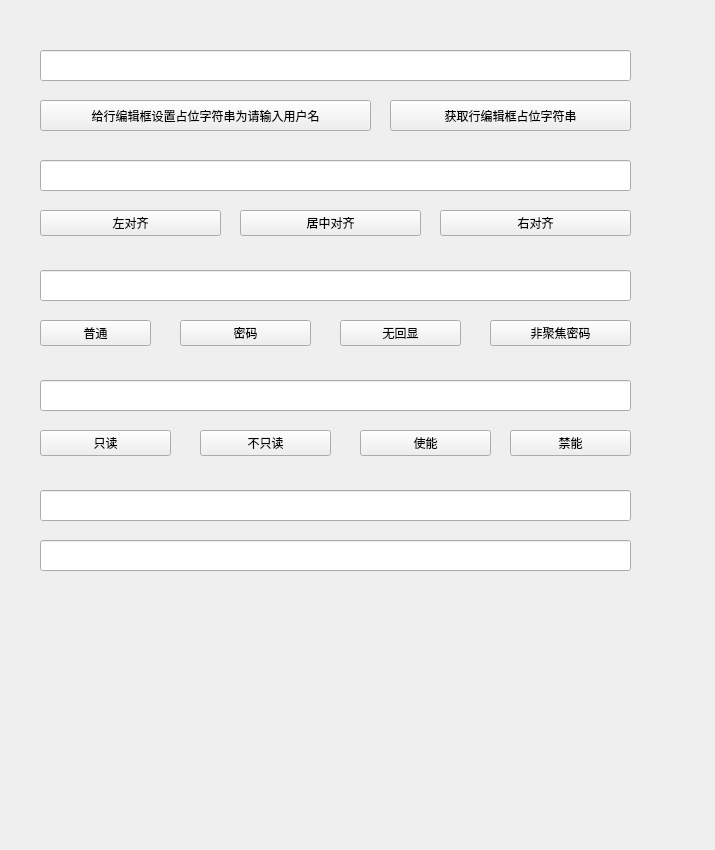
<?xml version="1.0" encoding="UTF-8"?>
<ui version="4.0">
 <class>StudyLineEdit</class>
 <widget class="QWidget" name="StudyLineEdit">
  <property name="geometry">
   <rect>
    <x>0</x>
    <y>0</y>
    <width>715</width>
    <height>850</height>
   </rect>
  </property>
  <property name="windowTitle">
   <string>Form</string>
  </property>
  <property name="styleSheet">
   <string notr="true"/>
  </property>
  <widget class="QLineEdit" name="lineEdit1">
   <property name="geometry">
    <rect>
     <x>40</x>
     <y>50</y>
     <width>591</width>
     <height>31</height>
    </rect>
   </property>
  </widget>
  <widget class="QPushButton" name="pushButton">
   <property name="geometry">
    <rect>
     <x>40</x>
     <y>100</y>
     <width>331</width>
     <height>31</height>
    </rect>
   </property>
   <property name="text">
    <string>给行编辑框设置占位字符串为请输入用户名</string>
   </property>
  </widget>
  <widget class="QPushButton" name="pushButton_2">
   <property name="geometry">
    <rect>
     <x>390</x>
     <y>100</y>
     <width>241</width>
     <height>31</height>
    </rect>
   </property>
   <property name="text">
    <string>获取行编辑框占位字符串</string>
   </property>
  </widget>
  <widget class="QLineEdit" name="lineEdit2">
   <property name="geometry">
    <rect>
     <x>40</x>
     <y>160</y>
     <width>591</width>
     <height>31</height>
    </rect>
   </property>
  </widget>
  <widget class="QPushButton" name="pushButton_3">
   <property name="geometry">
    <rect>
     <x>40</x>
     <y>210</y>
     <width>181</width>
     <height>26</height>
    </rect>
   </property>
   <property name="text">
    <string>左对齐</string>
   </property>
  </widget>
  <widget class="QPushButton" name="pushButton_4">
   <property name="geometry">
    <rect>
     <x>240</x>
     <y>210</y>
     <width>181</width>
     <height>26</height>
    </rect>
   </property>
   <property name="text">
    <string>居中对齐</string>
   </property>
  </widget>
  <widget class="QPushButton" name="pushButton_5">
   <property name="geometry">
    <rect>
     <x>440</x>
     <y>210</y>
     <width>191</width>
     <height>26</height>
    </rect>
   </property>
   <property name="text">
    <string>右对齐</string>
   </property>
  </widget>
  <widget class="QPushButton" name="pushButton_6">
   <property name="geometry">
    <rect>
     <x>40</x>
     <y>320</y>
     <width>111</width>
     <height>26</height>
    </rect>
   </property>
   <property name="text">
    <string>普通</string>
   </property>
  </widget>
  <widget class="QLineEdit" name="lineEdit3">
   <property name="geometry">
    <rect>
     <x>40</x>
     <y>270</y>
     <width>591</width>
     <height>31</height>
    </rect>
   </property>
  </widget>
  <widget class="QPushButton" name="pushButton_7">
   <property name="geometry">
    <rect>
     <x>180</x>
     <y>320</y>
     <width>131</width>
     <height>26</height>
    </rect>
   </property>
   <property name="text">
    <string>密码</string>
   </property>
  </widget>
  <widget class="QPushButton" name="pushButton_8">
   <property name="geometry">
    <rect>
     <x>340</x>
     <y>320</y>
     <width>121</width>
     <height>26</height>
    </rect>
   </property>
   <property name="text">
    <string>无回显</string>
   </property>
  </widget>
  <widget class="QPushButton" name="pushButton_9">
   <property name="geometry">
    <rect>
     <x>490</x>
     <y>320</y>
     <width>141</width>
     <height>26</height>
    </rect>
   </property>
   <property name="text">
    <string>非聚焦密码</string>
   </property>
  </widget>
  <widget class="QLineEdit" name="lineEdit3_2">
   <property name="geometry">
    <rect>
     <x>40</x>
     <y>490</y>
     <width>591</width>
     <height>31</height>
    </rect>
   </property>
  </widget>
  <widget class="QLineEdit" name="lineEdit3_3">
   <property name="geometry">
    <rect>
     <x>40</x>
     <y>540</y>
     <width>591</width>
     <height>31</height>
    </rect>
   </property>
  </widget>
  <widget class="QLineEdit" name="lineEdit4">
   <property name="geometry">
    <rect>
     <x>40</x>
     <y>380</y>
     <width>591</width>
     <height>31</height>
    </rect>
   </property>
  </widget>
  <widget class="QPushButton" name="pushButton_10">
   <property name="geometry">
    <rect>
     <x>40</x>
     <y>430</y>
     <width>131</width>
     <height>26</height>
    </rect>
   </property>
   <property name="text">
    <string>只读</string>
   </property>
  </widget>
  <widget class="QPushButton" name="pushButton_11">
   <property name="geometry">
    <rect>
     <x>200</x>
     <y>430</y>
     <width>131</width>
     <height>26</height>
    </rect>
   </property>
   <property name="text">
    <string>不只读</string>
   </property>
  </widget>
  <widget class="QPushButton" name="pushButton_12">
   <property name="geometry">
    <rect>
     <x>360</x>
     <y>430</y>
     <width>131</width>
     <height>26</height>
    </rect>
   </property>
   <property name="text">
    <string>使能</string>
   </property>
  </widget>
  <widget class="QPushButton" name="pushButton_13">
   <property name="geometry">
    <rect>
     <x>510</x>
     <y>430</y>
     <width>121</width>
     <height>26</height>
    </rect>
   </property>
   <property name="text">
    <string>禁能</string>
   </property>
  </widget>
 </widget>
 <resources/>
 <connections/>
</ui>
